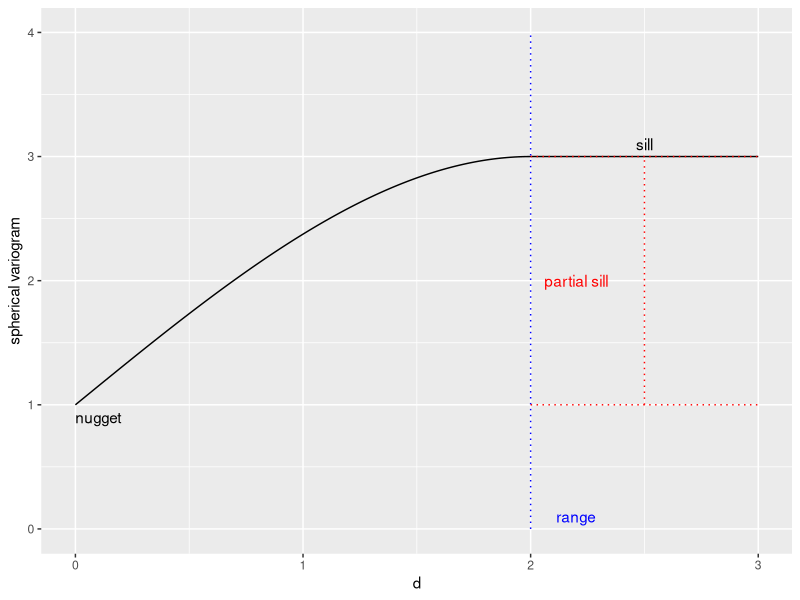
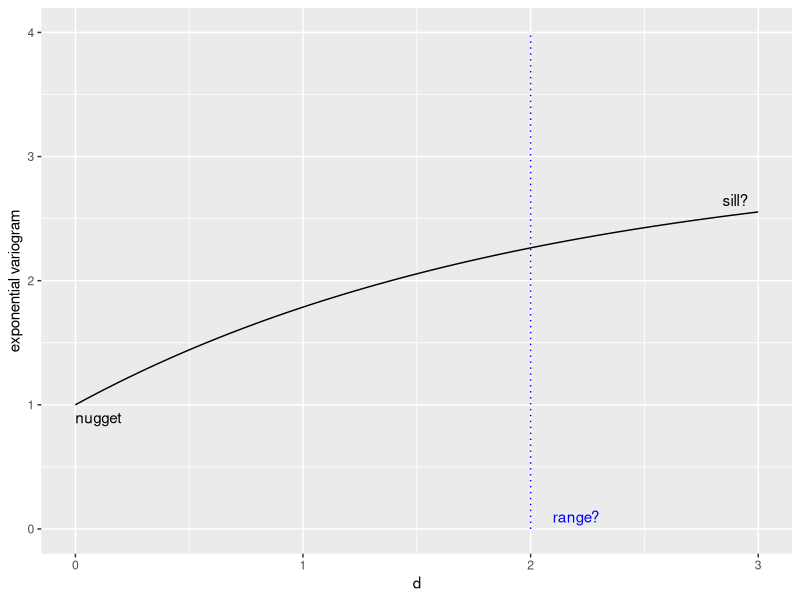
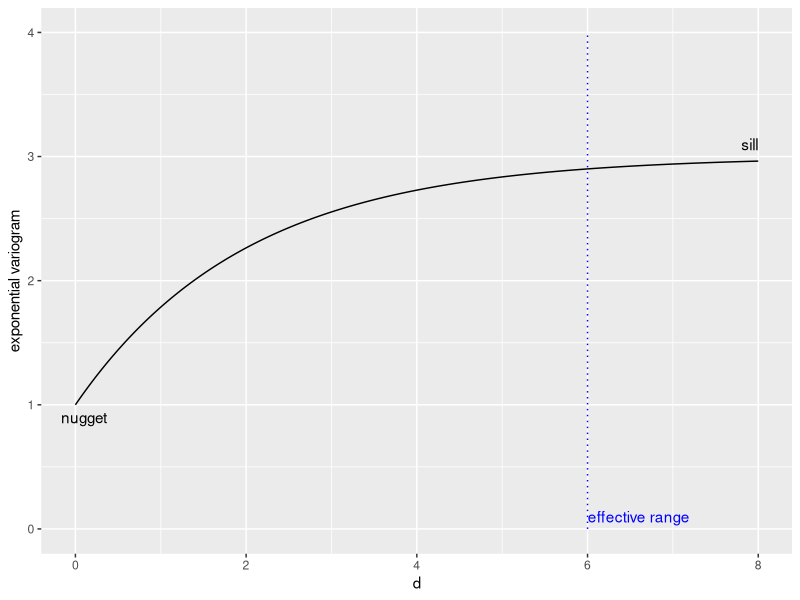

The R script that drew these images, in order:
## ---- chunk 1
knitr::opts_chunk$set(echo = FALSE)
library(knitr)
library(ggplot2)
## ---- chunk 2
tau.sq <- 1
sigma.sq <- 2
range <- 2
phi <- 1/range
d <- seq(0,3, by =.01)
sph.gam <- tau.sq + sigma.sq * (3 * phi * d / 2 - .5 * (phi*d)^3)
sph.gam[d >= range] <- tau.sq + sigma.sq
sph.var <- data.frame(d=d, sph.gam = sph.gam )
ggplot(data = sph.var, aes(x=d, y=sph.gam)) + geom_line() + ylim(0,4) + ylab('spherical variogram') + annotate('text', x=0.1, y = 0.9, label = 'nugget') + annotate('text', x=2.5, y = 3.1, label = 'sill') + annotate('text', x=2.2, y = .1, label = 'range', color = 'blue') +  annotate("segment", x = 2, xend = 2, y = 0, yend = 4,
  colour = "blue", linetype =3, size = .5) +  annotate("segment", x = 2, xend = 3, y = 1, yend = 1,colour = "red", linetype =3, size = .5) +  annotate("segment", x = 2, xend = 3, y = 3, yend = 3,colour = "red", linetype =3, size = .5) +  annotate("segment", x = 2.5, xend = 2.5, y = 1, yend = 3,colour = "red", linetype =3, size = .5) + annotate('text', x=2.2, y = 2, label = 'partial sill', color = 'red') 
## ---- chunk 3
exp.gam <- tau.sq + sigma.sq * (1 - exp( - phi * d))
exp.var <- data.frame(d=d, exp.gam = exp.gam )
ggplot(data = exp.var, aes(x=d, y=exp.gam)) + geom_line() + ylim(0,4) + ylab('exponential variogram') + annotate('text', x=0.1, y = 0.9, label = 'nugget') + annotate('text', x=2.9, y = 2.65, label = 'sill?') + annotate('text', x=2.2, y = .1, label = 'range?', color = 'blue') +  annotate("segment", x = 2, xend = 2, y = 0, yend = 4,
  colour = "blue", linetype =3, size = .5) 
## ---- chunk 4
d <- seq(0,8, by = .01)
exp.gam <- tau.sq + sigma.sq * (1 - exp( - phi * d))
exp.var <- data.frame(d=d, exp.gam = exp.gam )
ggplot(data = exp.var, aes(x=d, y=exp.gam)) + geom_line() + ylim(0,4) + ylab('exponential variogram') + annotate('text', x=0.1, y = 0.9, label = 'nugget') + annotate('text', x=7.9, y = 3.1, label = 'sill') + annotate('text', x=6.6, y = .1, label = 'effective range', color = 'blue') +  annotate("segment", x = 6, xend = 6, y = 0, yend = 4,
  colour = "blue", linetype =3, size = .5) 
